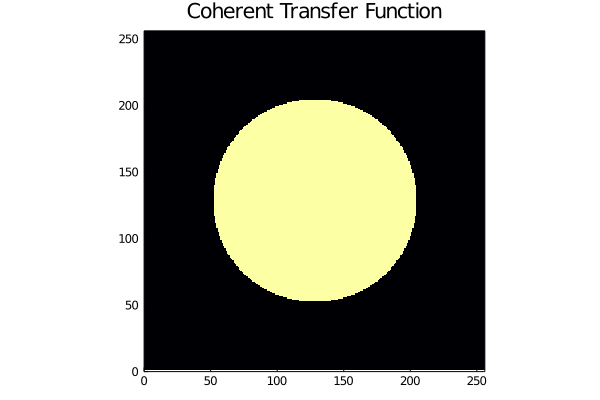

This figure's Julia source:
using FFTW, LinearAlgebra;
using Plots, ColorSchemes
using CSV, Tables, DataFrames

# 1 D object
obj_Amplitute_1d = CSV.read("C://Users/avina/Documents/2020-2022_MSc_MathMods/401_Thesis/Julia_Code/CTF/TestObjectAmplitude.csv", DataFrame, header=false);
obj_Amplitute_1d = Matrix(obj_Amplitute_1d)';
plot(obj_Amplitute_1d, legend=false, title="Input Object", ylabel="Amplitude", xlabel="Index")
        ######################################

# set up the coherent imaging system (parameters)
λ = 0.5e-6;            # wavelength
k0 = 2*pi/λ;      # wave number
PS = 0.5e-6;           # Pixel size of image sensor
NA = 0.3;              # Numerical aperture of objective lens
CutOffFreq = NA*k0;    # CutOff Frequency

# simulate low pass filtering process of imaging system
FT_obj_Intensity = fftshift(fft(obj_Amplitute));
m = size(obj_Amplitute)[1];
n = size(obj_Amplitute)[2];
pips = (π/PS);
k_x = (-pips):(2*pips/(n-1)):pips;
k_y = (-pips):(2*pips/(n-1)):pips;

#=
duplicate of matlab meshgrid function [Source:https://discourse.julialang.org/t/meshgrid-function-in-julia/48679/3]
=#
function meshgrid(xin,yin)
    nx=length(xin)
    ny=length(yin)
    xout=zeros(ny,nx)
    yout=zeros(ny,nx)
    for jx=1:nx
        for ix=1:ny
            xout[ix,jx]=xin[jx]
            yout[ix,jx]=yin[ix]
        end
    end
    return (x=xout, y=yout)
end

(k_xm, k_ym) = meshgrid(k_x, k_y);
CohTransFunc = (k_ym.^2 + k_xm.^2).<CutOffFreq^2;
heatmap(CohTransFunc, title="Coherent Transfer Function"
        ,aspect_ratio=1, grid=false, lims=(0,res_obj), legend=false,framestyle = :box);
# savefig("C://Users/avina/Documents/2020-2022_MSc_MathMods/401_Thesis/Julia_Code/CTF/CTF.png")

output_FT = CohTransFunc.*FT_obj_Intensity;
heatmap(log.(abs.(output_FT)), title="Log of absolute of Output in Fourier space",      aspect_ratio=1, grid=false, lims=(0,res_obj),framestyle = :box)
#savefig("C://Users/avina/Documents/2020-2022_MSc_MathMods/401_Thesis/Julia_Code/CTF/LogAbsOutputinFS.png")

output_Amp = ifft(ifftshift(output_FT));
output_Amp = abs.(output_Amp);

output1D = diag(output_Amp);
input1D = obj_Amplitute_1d;
plot(normalize(input1D), label="Input", marker=true, markersize=2)
plot!(normalize(output1D), label="Output", marker=true, markersize=2, linestyle=:dash)

plot!(title="Comparing input-output", ylabel="Amplitude", xlabel="Index", legend=:bottomright)
#savefig("C://Users/avina/Documents/2020-2022_MSc_MathMods/401_Thesis/Julia_Code/CTF/CTF_ComparingInputOutput.png")

    #############################

# Error
error = abs.(output1D .- input1D);
plot(error)
